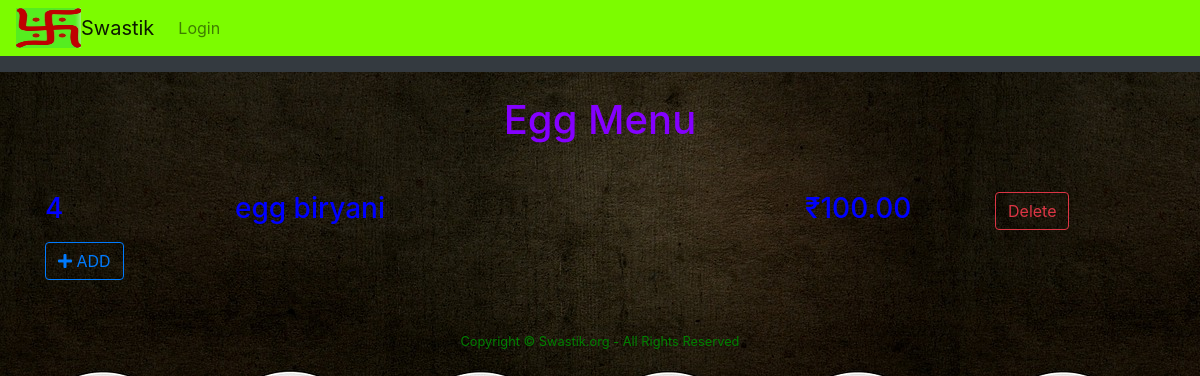
Page /particulars/menu/egg on the committed database.
### products/models.py (models this page shows, shortened)
class Menu(models.Model):
	item    = models.CharField(max_length = 35)
	description = models.TextField(blank=True, null=True)
	rate    = models.DecimalField(decimal_places=2, max_digits=1000)
	veg     = models.BooleanField()
	egg     = models.BooleanField()
	non_veg     = models.BooleanField()

### products/views.py (the view)
# urls.py: path('menu/egg', views.egg, name= 'egg'),
def egg(request):
	products = Menu.objects
	return render(request, 'menu/egg.html', {'products': products})

### templates/menu/egg.html (shortened to what this page needs)
{% extends 'base.html' %}
{% block content %}
 <center><h1>Egg Menu </h1><br/></center>
 {% for stocks in products.all %}
 {% if stocks.egg == True %}
 <div class="row pt-3">
  <div class="col -2">
  		<h3>{{ stocks.id }}</h3>
  	</div>
  	<div class="col-6">
  		<h3>{{ stocks.item }}</h3>
  	</div>
  	<div class="col -2">
  		<h3>₹{{ stocks.rate }}</h3>
  	</div>
  	<div class="col -2">
  		<a href="{{stocks.id}}/delete/"><button type="button" class="btn btn-outline-danger">Delete</button></a>
  	</div>
 </div>
 {% endif %}
 {% endfor %}
<button type="button" class="btn btn-outline-primary"><a href="{% url 'add_particulars' %}"><i class="fa fa-plus"></i> ADD</a></button>
{% endblock %}

### rows in the picture
Menu: id "4", item "egg biryani", rate "100.00"
